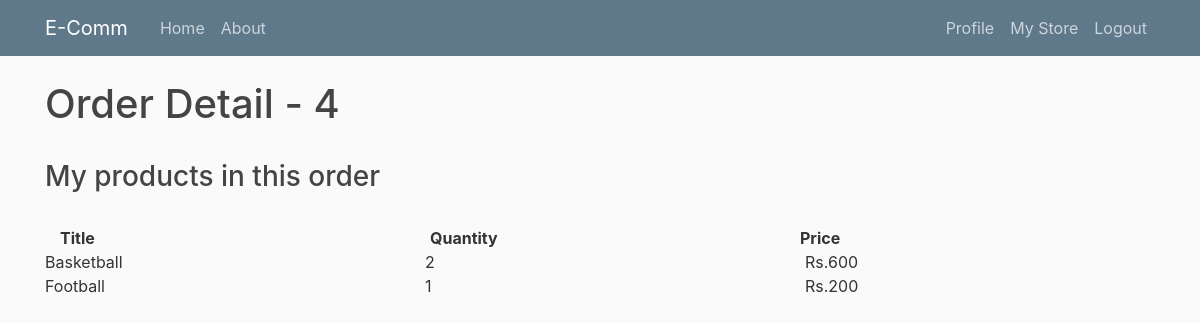
The page /my-store/order-detail/4/ (signed in) on the database its author committed.
### store/models.py (models this page shows, shortened)
class Order(models.Model):
    first_name = models.CharField(max_length=200)
    last_name = models.CharField(max_length=200)
    address = models.CharField(max_length=200)
    zipcode = models.CharField(max_length=200)
    city = models.CharField(max_length=200)
    paid_amount = models.IntegerField(blank=True, null=True)
    is_paid = models.BooleanField(default=False)
    created_by = models.ForeignKey(User, related_name='orders', on_delete=models.SET_NULL, null=True)
    created_at = models.DateTimeField(auto_now_add=True)

class OrderItem(models.Model):
    order = models.ForeignKey(Order, related_name='items', on_delete=models.CASCADE)
    product = models.ForeignKey(Product, related_name='items', on_delete=models.CASCADE)
    price = models.IntegerField()
    quantity = models.IntegerField(default=1)

class Product(models.Model):
    user = models.ForeignKey(User, related_name='products', on_delete=models.CASCADE)
    category = models.ForeignKey(Category, related_name='products', on_delete=models.CASCADE)
    title = models.CharField(max_length=50)
    slug = models.SlugField(max_length=50)
    description = models.TextField(blank=True)
    price = models.IntegerField()
    no_of_items = models.IntegerField(default=1)
    image = models.ImageField(upload_to='uploads/product_images/', blank=True, null=True)
    thumbnail = models.ImageField(upload_to='uploads/product_images/thumbnails/', blank=True, null=True)
    created_at = models.DateTimeField(auto_now_add=True)
    updated_at = models.DateTimeField(auto_now=True)
    class Meta:
        ordering = ('-created_at',)                   # sets the products in the order they were created

### userprofile/views.py (the view)
# urls.py: path('my-store/order-detail/<int:pk>/', views.my_store_order_detail, name='my_store_order_detail'),
@login_required
def my_store_order_detail(request, pk):
    order = get_object_or_404(Order, pk=pk)
    return render(request, 'userprofile/my_store_order_detail.html', {
        'order':order
    })

### store/context_processors.py (called while the page is built)
def cart(request):
    return {'cart':Cart(request)}

### userprofile/templates/userprofile/my_store_order_detail.html
{% extends 'core/base.html' %}
{% block content %}
    <h1>Order Detail - {{ order.id }}</h1>
    <br>
    <h3>My products in this order </h3>
    <br>
    <div class="container">
        <div class="row">
          <div class="col-sm">
            <b>Title</b>
          </div>
          <div class="col-sm">
            <b>Quantity</b>
          </div>
          <div class="col-sm">
            <b>Price</b>
          </div>
        </div>
      </div>
    {% for item in order.items.all %}
        {% if item.product.user == request.user %}
            <div class="row">
                <div class="col-sm">
                {{ item.product.title }}
                </div>
                <div class="col-sm">
                {{ item.quantity }}
                </div>
                <div class="col-sm">
                Rs.{{ item.price }}
                </div>
            </div>
        {% endif %}
    {% endfor %}
{% endblock content %}

### core/static/core/main.css (style rules this page uses)
body { background: #fafafa; color: #333333; margin-top: 5rem; }
h1, h2, h3, h4, h5, h6 { color: #444444; }

### rows shown on the page
Order: id "4"
OrderItem: product "Basketball", quantity "2", price "600"
OrderItem: product "Football", quantity "1", price "200"
